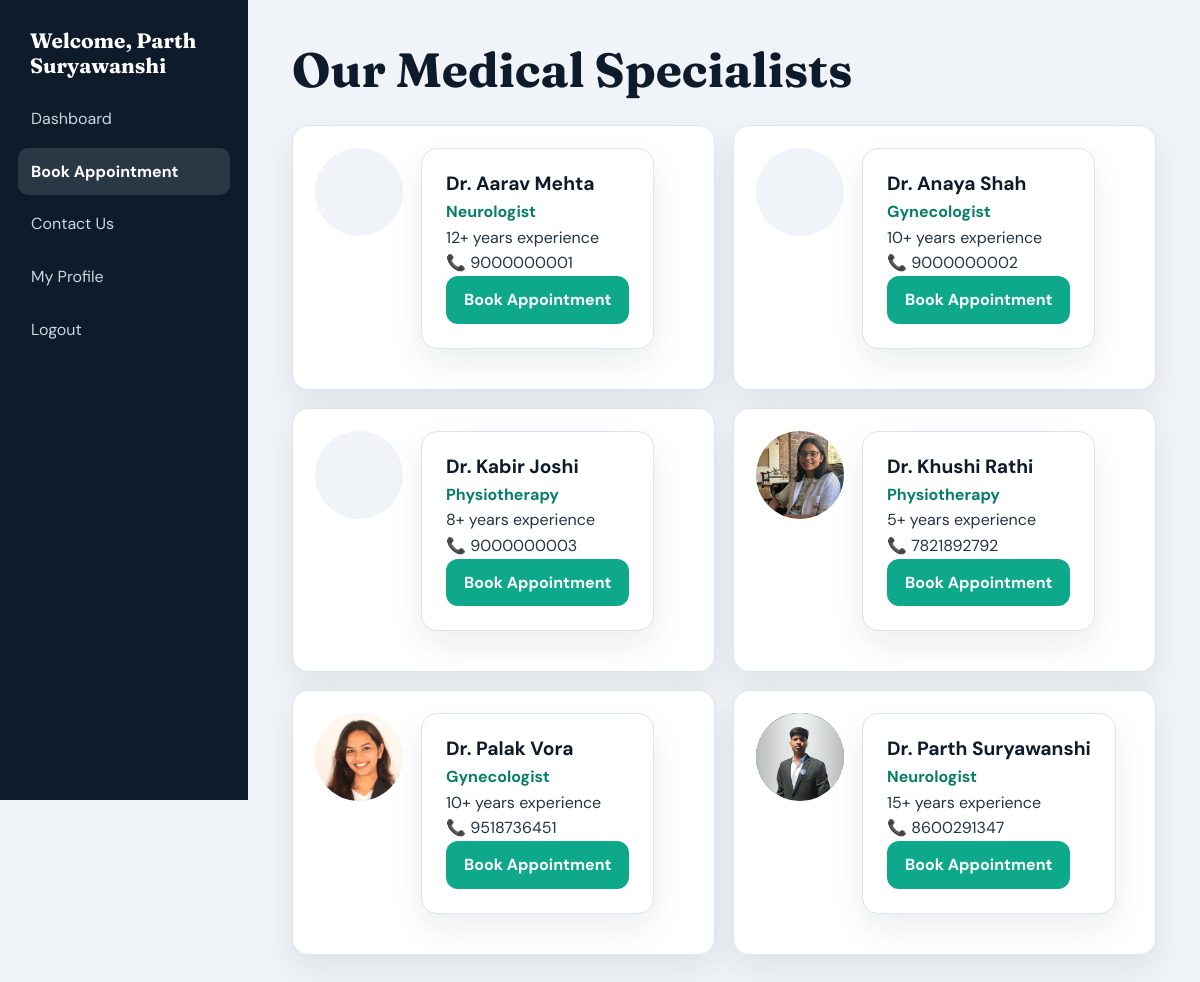
The page /user/doctors.php (signed in) on the database its author committed.
### tables this page shows
CREATE TABLE doctors (
  doctor_id int NOT NULL AUTO_INCREMENT,
  `name` varchar(255) NOT NULL,
  specialization varchar(255) NOT NULL,
  experience int NOT NULL,
  contact_details varchar(255) NOT NULL,
  created_at timestamp NULL DEFAULT CURRENT_TIMESTAMP,
  photo varchar(255) DEFAULT NULL,
  PRIMARY KEY (doctor_id)
);

### user/doctors.php (the view, shortened to what this page needs)
<?php
require_once '../includes/db_connection.php';
$doctors = [];
try {
    $stmt = $pdo->query("SELECT * FROM doctors ORDER BY name");
    $doctors = $stmt->fetchAll();
} catch (PDOException $e) {
    error_log('User doctors fetch failed: ' . $e->getMessage());
    $error = "Unable to load doctors right now.";
}
?>
<!DOCTYPE html>
<html lang="en">
<head>
    <link href="../assets/css/style.css" rel="stylesheet">
</head>
<body>
    <div class="dashboard-container">
        <div class="user-sidebar">
            <h2>Welcome, <?= htmlspecialchars($_SESSION['name']) ?></h2>
            <nav>
                <a href="dashboard.php" class="nav-link">Dashboard</a>
                <a href="doctors.php" class="nav-link active">Book Appointment</a>
                <a href="contact.php" class="nav-link">Contact Us</a>
                <a href="profile.php" class="nav-link">My Profile</a>
                <a href="../auth/logout.php" class="nav-link">Logout</a>
            </nav>
        </div>
        <div class="user-main">
            <h1>Our Medical Specialists</h1>
            <?php if (empty($doctors)): ?>
                <div class="no-doctors">
                    <p>No doctors available at the moment. Please check back later.</p>
                </div>
            <?php else: ?>
                <div class="doctors-grid">
                    <?php foreach ($doctors as $doctor): ?>
                    <div class="doctor-card">
                        <?php if (!empty($doctor['photo'])): ?>
                            <img src="<?= htmlspecialchars($doctor['photo']) ?>"
                                 alt="Dr. <?= htmlspecialchars($doctor['name']) ?>"
                                 class="doctor-photo">
                        <?php else: ?>
                            <div class="doctor-photo" style="background: #f0f0f0;"></div>
                        <?php endif; ?>
                        <div class="doctor-info">
                            <h3 class="doctor-name">
                                Dr. <?= htmlspecialchars($doctor['name']) ?>
                            </h3>
                            <div class="doctor-specialization">
                                <?= htmlspecialchars($doctor['specialization']) ?>
                            </div>
                            <div class="doctor-experience">
                                <?= htmlspecialchars((string) $doctor['experience'], ENT_QUOTES, 'UTF-8') ?>+ years experience
                            </div>
                            <div class="doctor-contact">
                                📞 <?= htmlspecialchars($doctor['contact_details']) ?>
                            </div>
                            <a href="book_appointment.php?doctor_id=<?= urlencode((string) $doctor['doctor_id']) ?>"
                               class="btn">
                                Book Appointment
                            </a>
                        </div>
                    </div>
                    <?php endforeach; ?>
                </div>
            <?php endif; ?>
        </div>
    </div>
</body>
</html>

### assets/css/style.css (style rules this page uses)
:root { --navy: #0d1b2a; --navy-soft: #1b3145; --teal: #0ea98b; --teal-dark: #087e69; --slate: #f0f4f8; --coral: #ff6b6b; --ink: #243447; --muted: #64748b; --line: #dbe5ec; --white: #fff; --radius: 16px; --shadow: 0 14px 35px rgba(13, 27, 42, .08); }
* { box-sizing: border-box; }
html { scroll-behavior: smooth; }
body { margin: 0 !important; min-height: 100vh; background: var(--slate) !important; background-image: none !important; color: var(--ink) !important; font: 400 16px/1.6 'DM Sans', sans-serif !important; }
a { color: var(--teal-dark); text-decoration: none; }
h1, h2, h3, h4 { color: var(--navy); line-height: 1.15; margin-top: 0; }
h1, h2 { font-family: Fraunces, serif; }
.btn, button.btn { display:inline-flex; align-items:center; justify-content:center; gap:8px; border: 0; border-radius: 12px; padding: 11px 18px; background: var(--teal) !important; color: var(--white) !important; cursor:pointer; font-weight:700; transition: transform .2s, background .2s, box-shadow .2s; }
.dashboard-container, .admin-dashboard { display:flex; min-height:100vh; width:100%; }
.user-sidebar, .admin-sidebar { position: fixed !important; inset: 0 auto 0 0; width: 248px !important; height:100vh !important; padding: 28px 18px !important; background: var(--navy) !important; border-radius:0 !important; box-shadow:none !important; z-index:5; }
.user-sidebar h2, .admin-sidebar h2 { color:#fff !important; font:700 1.3rem Fraunces,serif; padding:0 12px; }
.user-sidebar nav, .admin-sidebar nav { display:flex; flex-direction:column; gap:5px; }
.nav-link { display:block; color: #c9d7e1 !important; padding:11px 13px !important; margin:0 !important; border-radius:10px !important; transition: background .2s, color .2s; }
.nav-link:hover, .nav-link.active { background: rgba(255,255,255,.12) !important; color:#fff !important; font-weight:700; }
.user-main, .admin-main { width:auto !important; min-height:100vh; margin-left:248px !important; padding:42px 44px !important; flex:1; max-width:calc(100% - 248px); }
.user-main h1, .admin-main h1 { font-size: clamp(2rem, 4vw, 3rem); margin-bottom: 28px; }
.stat-card, .recent-appointments, .doctor-card, .doctor-info, .booking-container form, .login-container, .register-container, .contact-container, .profile-container, .feedback-card, .report-card { background: var(--white) !important; border:1px solid var(--line); border-radius:var(--radius) !important; box-shadow: var(--shadow) !important; color:var(--ink); }
.appointments-list, .doctors-grid { display:grid !important; grid-template-columns:repeat(auto-fit,minmax(280px,1fr)); gap:18px; }
.appointment-card, .doctor-card { width:auto !important; padding:22px !important; margin:0 !important; }
.doctor-card { display:flex; gap:18px; align-items:flex-start; }
.doctor-photo { width:88px !important; height:88px !important; flex:0 0 88px; border-radius:50% !important; object-fit:cover; background:var(--slate) !important; }
.doctor-name { font-size:1.2rem; margin-bottom:4px; }
.doctor-specialization { color:var(--teal-dark); font-weight:700; }
.doctor-info { padding:24px !important; margin-bottom:18px; }
.surface, .stat-card, .appointment-card, .doctor-card, .recent-appointments, .login-container, .register-container, .contact-container, .profile-container { animation: rise-in .55s ease both; }
.card-grid > :nth-child(2), .appointments-list > :nth-child(2), .doctors-grid > :nth-child(2) { animation-delay: 70ms; }
.card-grid > :nth-child(3), .appointments-list > :nth-child(3), .doctors-grid > :nth-child(3) { animation-delay: 140ms; }

### rows shown on the page
doctors: name "Aarav Mehta", specialization "Neurologist", experience "12", contact_details "9000000001"
doctors: name "Anaya Shah", specialization "Gynecologist", experience "10", contact_details "9000000002"
doctors: name "Kabir Joshi", specialization "Physiotherapy", experience "8", contact_details "9000000003"
doctors: photo (picture), name "Khushi Rathi", specialization "Physiotherapy", experience "5", contact_details "7821892792"
doctors: photo (picture), name "Palak Vora", specialization "Gynecologist", experience "10", contact_details "9518736451"
doctors: photo (picture), name "Parth Suryawanshi", specialization "Neurologist", experience "15", contact_details "8600291347"

### other values the page prints
$_SESSION['name'] "Parth Suryawanshi"
